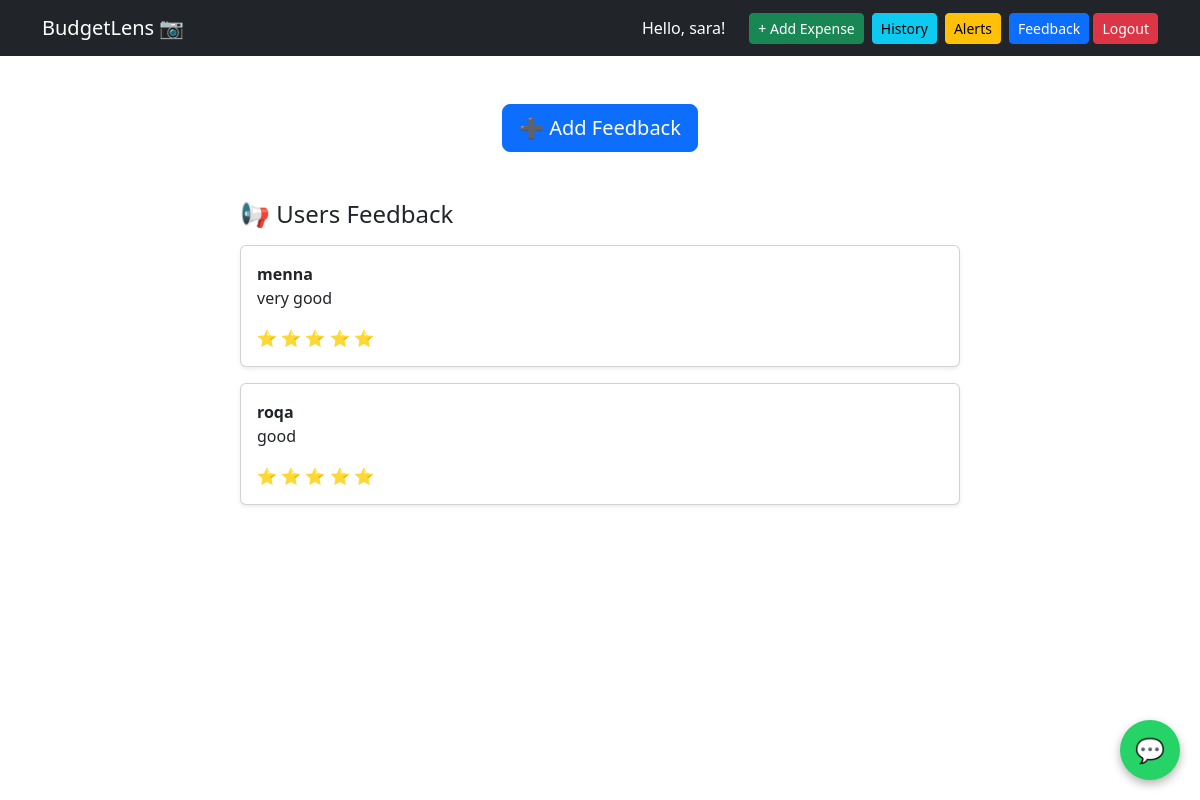
Screenshot of /feedback/ (signed in) with the database file from the repository.
### budget_app/models.py (models this page shows, shortened)
class Feedback(models.Model):
    name = models.CharField(max_length=100, blank=True, null=True)
    message = models.TextField()
    rating = models.IntegerField(default=5)
    created_at = models.DateTimeField(auto_now_add=True)

### budget_app/views.py (the view)
# urls.py: path('feedback/', views.feedback_view, name='feedback'),
def feedback_view(request):
    if request.method == "POST":
        form = FeedbackForm(request.POST)
        if form.is_valid():
            form.save()
            messages.success(request, "Thank you for your feedback!")
            return redirect('feedback')
    else:
        form = FeedbackForm()
    feedbacks = Feedback.objects.all().order_by('-id')
    feedbacks = Feedback.objects.all().order_by('-created_at')
    return render(request, 'feedback.html', {
        'form': form,
        'feedbacks': feedbacks
    })

### budget_app/templates/feedback.html (shortened to what this page needs)
{% extends 'base.html' %}
{% block content %}
<div class="container mt-5">
    <div class="text-center mb-4">
        <button class="btn btn-primary btn-lg" onclick="toggleForm()">
            ➕ Add Feedback
        </button>
    </div>
    <div class="row mt-5">
        <div class="col-md-8 mx-auto">
            <h4 class="mb-3">📢 Users Feedback</h4>
            {% for fb in feedbacks %}
            <div class="card p-3 mb-3 shadow-sm">
                <strong>{{ fb.name|default:"Anonymous" }}</strong>
                <p>{{ fb.message }}</p>
                <div>
                    {% for i in "12345"|slice:":fb.rating"|make_list %}
                    ⭐
                    {% endfor %}
                </div>
            </div>
            {% empty %}
            <p>No feedback yet.</p>
            {% endfor %}
        </div>
    </div>
</div>
{% endblock %}

### budget_app/templates/base.html (shortened to what this page needs)
<!DOCTYPE html>
<html>
<head>
    <link href="https://cdn.jsdelivr.net/npm/bootstrap@5.3.0/dist/css/bootstrap.min.css" rel="stylesheet">
    <link rel="stylesheet" href="https://cdn.jsdelivr.net/npm/bootstrap-icons@1.11.3/font/bootstrap-icons.css">
</head>
<body>
    <nav class="navbar navbar-dark bg-dark">
        <div class="container d-flex justify-content-between align-items-center">
            <a class="navbar-brand text-white" href="{% url 'dashboard' %}">BudgetLens 📷</a>
            {% if user.is_authenticated %}
            <div class="d-flex gap-2 align-items-center">
                <span class="text-white me-3">Hello, {{ user.username }}!</span>
                <a href="{% url 'add_expense' %}" class="btn btn-success btn-sm">+ Add Expense</a>
                <a href="{% url 'history' %}" class="btn btn-info btn-sm">History</a>
                <a href="{% url 'alerts' %}" class="btn btn-warning btn-sm">Alerts</a>
                <form method="POST" action="{% url 'logout' %}" style="display: inline;">
                    <a href="{% url 'feedback' %}" class="btn btn-primary btn-sm">Feedback</a>
                    <button type="submit" class="btn btn-danger btn-sm">Logout</button>
                </form>
            </div>
            {% else %}
            <div class="d-flex gap-2">
                <a href="{% url 'login' %}" class="btn btn-outline-light btn-sm">Login</a>
                <a href="{% url 'signup' %}" class="btn btn-light btn-sm">Sign Up</a>
            </div>
            {% endif %}
        </div>
        <button id="chatbot-toggle" onclick="toggleChat()">💬</button>
    </nav>
    <div class="container mt-4">
        {% block content %}
        {% endblock %}
    </div>
</body>
</html>

### budget_app/templates/base.html (style rules this page uses)
#chatbot-toggle { position: fixed; bottom: 20px; right: 20px; background: #25D366; color: white; border: none; border-radius: 50%; width: 60px; height: 60px; font-size: 24px; cursor: pointer; box-shadow: 0 4px 10px rgba(0, 0, 0, 0.3); z-index: 9999; }

### rows the page displays
Feedback: name "menna", message "very good"
Feedback: name "roqa", message "good"

### other values shown
{{ user.username }} "sara"
